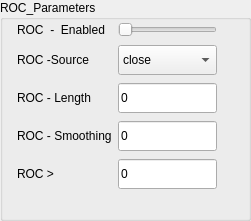
              <widget class="QGroupBox" name="grpBox_ROC_parametersIndi">
               <property name="geometry">
                <rect>
                 <x>290</x>
                 <y>280</y>
                 <width>251</width>
                 <height>221</height>
                </rect>
               </property>
               <property name="title">
                <string>ROC_Parameters</string>
               </property>
               <widget class="QWidget" name="layoutWidget_30">
                <property name="geometry">
                 <rect>
                  <x>17</x>
                  <y>20</y>
                  <width>231</width>
                  <height>171</height>
                 </rect>
                </property>
                <layout class="QGridLayout" name="gridLayout_59">
                 <item row="2" column="2">
                  <spacer name="horizontalSpacer_39">
                   <property name="orientation">
                    <enum>Qt::Horizontal</enum>
                   </property>
                   <property name="sizeHint" stdset="0">
                    <size>
                     <width>40</width>
                     <height>20</height>
                    </size>
                   </property>
                  </spacer>
                 </item>
                 <item row="1" column="0">
                  <widget class="QLabel" name="lblSELL_IndicatorEnabled_12">
                   <property name="text">
                    <string>ROC  -  Enabled</string>
                   </property>
                  </widget>
                 </item>
                 <item row="1" column="1">
                  <widget class="QSlider" name="hSlider_SELL_IndicatorEnabled_35">
                   <property name="maximum">
                    <number>5</number>
                   </property>
                   <property name="orientation">
                    <enum>Qt::Horizontal</enum>
                   </property>
                  </widget>
                 </item>
                 <item row="2" column="0">
                  <widget class="QLabel" name="lblRocAppliedPrice_10">
                   <property name="text">
                    <string>ROC -Source</string>
                   </property>
                  </widget>
                 </item>
                 <item row="5" column="1">
                  <widget class="QLineEdit" name="txtRocRBuyIncreasePercentage_10">
                   <property name="minimumSize">
                    <size>
                     <width>0</width>
                     <height>30</height>
                    </size>
                   </property>
                   <property name="text">
                    <string>0</string>
                   </property>
                  </widget>
                 </item>
                 <item row="5" column="0">
                  <widget class="QLabel" name="lblRocRBuyIncreasePercentage_10">
                   <property name="text">
                    <string>ROC &gt;</string>
                   </property>
                  </widget>
                 </item>
                 <item row="3" column="1">
                  <widget class="QLineEdit" name="txtRocPeriodR_10">
                   <property name="minimumSize">
                    <size>
                     <width>0</width>
                     <height>30</height>
                    </size>
                   </property>
                   <property name="cursor">
                    <cursorShape>IBeamCursor</cursorShape>
                   </property>
                   <property name="text">
                    <string>0</string>
                   </property>
                  </widget>
                 </item>
                 <item row="2" column="1">
                  <widget class="QComboBox" name="drpRocAppliedPriceR_10">
                   <property name="sizePolicy">
                    <sizepolicy hsizetype="Preferred" vsizetype="Fixed">
                     <horstretch>0</horstretch>
                     <verstretch>0</verstretch>
                    </sizepolicy>
                   </property>
                   <property name="minimumSize">
                    <size>
                     <width>0</width>
                     <height>30</height>
                    </size>
                   </property>
                   <item>
                    <property name="text">
                     <string>close</string>
                    </property>
                   </item>
                   <item>
                    <property name="text">
                     <string>open</string>
                    </property>
                   </item>
                   <item>
                    <property name="text">
                     <string>high</string>
                    </property>
                   </item>
                   <item>
                    <property name="text">
                     <string>low</string>
                    </property>
                   </item>
                   <item>
                    <property name="text">
                     <string>HL2</string>
                    </property>
                   </item>
                   <item>
                    <property name="text">
                     <string>HLC3</string>
                    </property>
                   </item>
                   <item>
                    <property name="text">
                     <string>OHLC</string>
                    </property>
                   </item>
                  </widget>
                 </item>
                 <item row="3" column="0">
                  <widget class="QLabel" name="lblRocPeriodR_10">
                   <property name="text">
                    <string>ROC - Length</string>
                   </property>
                  </widget>
                 </item>
                 <item row="4" column="0">
                  <widget class="QLabel" name="lblRocSmoothingR_10">
                   <property name="text">
                    <string>ROC - Smoothing</string>
                   </property>
                  </widget>
                 </item>
                 <item row="4" column="1">
                  <widget class="QLineEdit" name="txtRocSmoothingR_10">
                   <property name="minimumSize">
                    <size>
                     <width>0</width>
                     <height>30</height>
                    </size>
                   </property>
                   <property name="text">
                    <string>0</string>
                   </property>
                  </widget>
                 </item>
                </layout>
               </widget>
              </widget>
